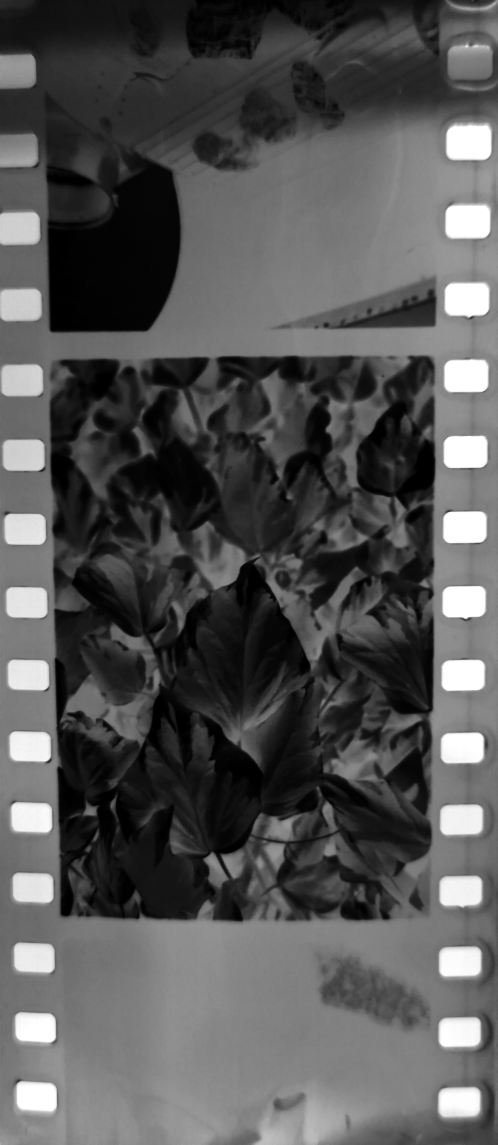
#> input picture FilmSegmentationTests/a.jpg, 1991 x 4578 px (shown at 1/4 size)
$ python -i rect_seg_hough.py   (imports and definitions only)
#> lines starting #> are read from the running program, lines starting #| are printed output that depends on the picture; after the words box and inside, x2 and y2 are one past the last pixel; in counts of white or black regions, pixels touching at a corner belong together
#> further down, picture is the input picture: shape (4578, 1991, 3); min 0, max 255, mean 85
import cv2
import numpy as np
from itertools import combinations

def calculate_line_length_in_image(rho, theta, img_width, img_height):
    """
    Oblicza długość odcinka linii (rho, theta) przecinającego obraz

    Args:
        rho, theta: parametry linii z transformaty Hougha
        img_width, img_height: wymiary obrazu

    Returns:
        length: długość odcinka w pikselach
    """
    # Parametry linii: x*cos(theta) + y*sin(theta) = rho
    cos_t = np.cos(theta)
    sin_t = np.sin(theta)

    # Znajdź przecięcia z krawędziami obrazu
    intersections = []

    # Lewa krawędź (x = 0)
    if abs(sin_t) > 1e-6:
        y = rho / sin_t
        if 0 <= y <= img_height:
            intersections.append((0, y))

    # Prawa krawędź (x = img_width)
    if abs(sin_t) > 1e-6:
        y = (rho - img_width * cos_t) / sin_t
        if 0 <= y <= img_height:
            intersections.append((img_width, y))

    # Górna krawędź (y = 0)
    if abs(cos_t) > 1e-6:
        x = rho / cos_t
        if 0 <= x <= img_width:
            intersections.append((x, 0))

    # Dolna krawędź (y = img_height)
    if abs(cos_t) > 1e-6:
        x = (rho - img_height * sin_t) / cos_t
        if 0 <= x <= img_width:
            intersections.append((x, img_height))

    # Usuń duplikaty (punkty bardzo blisko siebie)
    unique_intersections = []
    for point in intersections:
        is_duplicate = False
        for existing in unique_intersections:
            if abs(point[0] - existing[0]) < 1 and abs(point[1] - existing[1]) < 1:
                is_duplicate = True
                break
        if not is_duplicate:
            unique_intersections.append(point)

    # Jeśli mamy 2 punkty, oblicz odległość
    if len(unique_intersections) >= 2:
        p1 = np.array(unique_intersections[0])
        p2 = np.array(unique_intersections[1])
        length = np.linalg.norm(p2 - p1)
        return length

    return 0


def detect_film_frame_hough(img, show_steps=True):
    """
    Wykrywa prostokąt klatki filmowej używając transformaty Hougha

    Args:
        img: obraz (może być w skali szarości lub kolorowy)
        show_steps: czy pokazywać etapy przetwarzania

    Returns:
        detected_frame: obraz z zaznaczonym prostokątem
        corners: współrzędne narożników prostokąta
    """
#> called with show_steps = True

    original = img.copy()

    base_mask_value = 0
    # Konwersja do skali szarości (jeśli obraz jest kolorowy)
    if len(img.shape) == 3:
        gray = cv2.cvtColor(img, cv2.COLOR_BGR2GRAY)
    else:
        gray = img.copy()


    # Redukcja szumu
    blurred = cv2.GaussianBlur(gray, (5, 5), 0)


    # Wykrywanie krawędzi - ale tylko do pomocy dla Hougha
    edges = cv2.Canny(blurred, 60, 150, apertureSize=3)
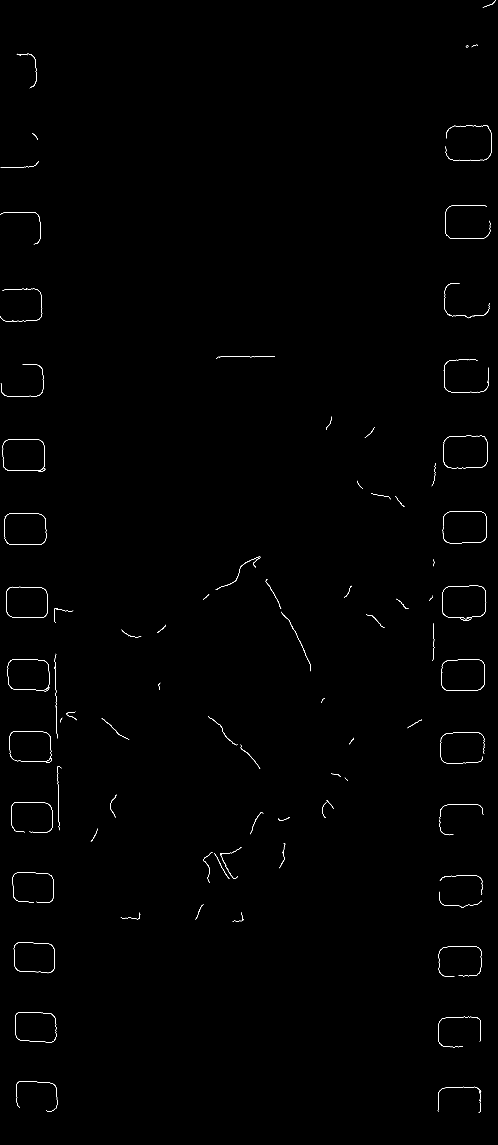
#> edges: shape (4578, 1991) (shown at 1/4 size); 0.22% white in thin lines or dots
    edges[:, :int(blurred.shape[1] * 0.05)] = 0  # Wyłącz krawędzie w lewym pasku
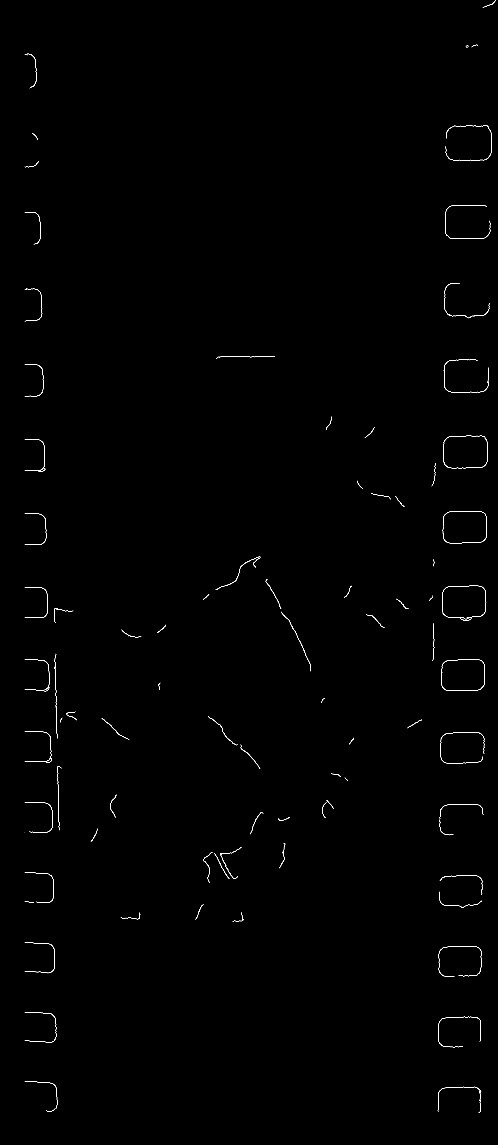
#> edges: shape (4578, 1991) (shown at 1/4 size); 0.19% white in thin lines or dots
    edges[:, int(blurred.shape[1] * 0.95):] = 0  # Wyłącz krawędzie w prawym pasku
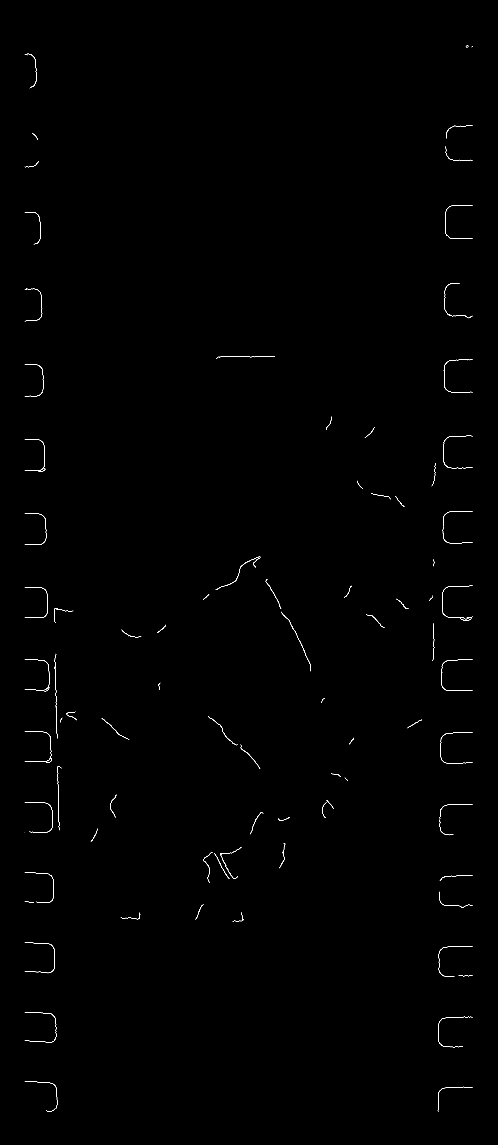
#> edges: shape (4578, 1991) (shown at 1/4 size); 0.16% white in thin lines or dots, all inside (x1, y1, x2, y2) = (99, 182, 1891, 4447)
    edges[:int(blurred.shape[0] * 0.05), :] = 0  # Wyłącz krawędzie w górnym pasku
#> edges: shape (4578, 1991); 0.16% white in thin lines or dots, all inside (x1, y1, x2, y2) = (99, 228, 1891, 4447)
    edges[int(blurred.shape[0] * 0.95):, :] = 0
#> edges: shape (4578, 1991); 0.16% white in thin lines or dots, all inside (x1, y1, x2, y2) = (99, 228, 1891, 4349)


    # Transformata Hougha do wykrywania linii
    # rho: rozdzielczość w pikselach (1 piksel)
    # theta: rozdzielczość kąta (1 stopień = pi/180)
    # threshold: minimalna liczba punktów przecięcia
    lines = cv2.HoughLines(edges, rho=1, theta=np.pi/180, threshold=100)
#> lines = [[-146, 3.12], [-151, 3.12], [-126, 3.11], [-176, 3.12], [194, 2.64], [-139, 3.12], [1408, 1.59]]

    if lines is None:
        print("✗ Nie wykryto żadnych linii")
        return original, None

    # Filtruj linie - szukamy linii poziomych i pionowych
    horizontal_lines = []
    vertical_lines = []
    delta = np.pi / 180 * 3  # Tolerancja 3 stopnie

    img_height, img_width = img.shape[:2]
#> img_height = 4578; img_width = 1991
    min_length_ratio = 0.4  # Minimalna długość linii (60% rozmiaru obrazu)

    for line in lines:
        rho, theta = line[0]

        # Oblicz długość linii w obrazie
        line_length = calculate_line_length_in_image(rho, theta, img_width, img_height)

        # Linie poziome: theta ≈ 0° lub ≈ 180°
        if theta < np.pi/4+delta or theta > 3*np.pi/4+delta:
            # Sprawdź czy linia jest wystarczająco długa (min 60% szerokości)
            if line_length >= min_length_ratio * img_width:
                horizontal_lines.append((rho, theta))
        # Linie pionowe: theta ≈ 90°
        else:
            # Sprawdź czy linia jest wystarczająco długa (min 60% wysokości)
            if line_length >= min_length_ratio * img_height:
                vertical_lines.append((rho, theta))
#> this loop made 7 passes
#> (rho, theta, cos_t in calculate_line_length_in_image, sin_t in calculate_line_length_in_image, y in calculate_line_length_in_image, x in calculate_line_length_in_image, p1 in calculate_line_length_in_image, p2 in calculate_line_length_in_image) on passes 1 to 7: (-146, 3.12, -1, 0.0175, 105698.4, 225.9, [146, 0], [225.9, 4578]), (-151, 3.12, -1, 0.0175, 105411.9, 230.9, [151, 0], [230.9, 4578]), (-126, 3.11, -0.999, 0.0349, 53404.5, 285.9, [126.1, 0], [285.9, 4578]), (-176, 3.12, -1, 0.0175, 103979.4, 255.9, [176, 0], [255.9, 4578]), (194, 2.64, -0.875, 0.485, 3992, 2315.8, [0, 400.2], [1991, 3992]), (-139, 3.12, -1, 0.0175, 106099.5, 218.9, [139, 0], [218.9, 4578]), (1408, 1.59, -0.0175, 1, 1443, 181597.5, [0, 1408.2], [1991, 1443])
#> after the loop, horizontal_lines = [(-146, 3.12), (-151, 3.12), (-126, 3.11), (-176, 3.12), (194, 2.64), (-139, 3.12)]; vertical_lines = [(1408, 1.59)]

    print(f"Znaleziono {len(horizontal_lines)} linii poziomych i {len(vertical_lines)} linii pionowych")
#| Znaleziono 6 linii poziomych i 1 linii pionowych

    # Filtruj podobne linie (grupowanie)
    horizontal_lines = filter_similar_lines(horizontal_lines, rho_threshold=20)
    vertical_lines = filter_similar_lines(vertical_lines, rho_threshold=20)

    print(f"Po filtrowaniu: {len(horizontal_lines)} poziomych i {len(vertical_lines)} pionowych")

    if len(horizontal_lines) < 2 or len(vertical_lines) < 2:
        print("✗ Nie znaleziono wystarczającej liczby linii do utworzenia prostokąta")
        return original, None

    # Znajdź przecięcia linii (narożniki)
    corners = find_rectangle_from_lines(horizontal_lines, vertical_lines, img.shape)

    # Przygotuj obraz do rysowania
    result = original.copy()
    if len(result.shape) == 2:
        result = cv2.cvtColor(result, cv2.COLOR_GRAY2BGR)

    # Rysuj wykryte linie (opcjonalnie)
    if show_steps:
        lines_img = result.copy()

        # Rysuj linie poziome
        for rho, theta in horizontal_lines:
            draw_line(lines_img, rho, theta, (255, 0, 0), 2)

        # Rysuj linie pionowe
        for rho, theta in vertical_lines:
            draw_line(lines_img, rho, theta, (0, 0, 255), 2)

        cv2.imshow('Detected Lines', cv2.resize(lines_img, (800, 600)))

    if corners is not None:
        # Rysuj prostokąt
        corners_int = corners.astype(np.int32)
        cv2.polylines(result, [corners_int], True, (0, 255, 0), 3)

        # Zaznacz narożniki
        for corner in corners_int:
            cv2.circle(result, tuple(corner), 8, (255, 0, 0), -1)

        print("✓ Wykryto klatkę filmową!")
        print(f"Narożniki:\n{corners}")
    else:
        print("✗ Nie znaleziono prostokąta")

    if show_steps:
        cv2.imshow('Edges', cv2.resize(edges, (800, 600)))
        cv2.imshow('Result', cv2.resize(result, (800, 600)))

    return result, corners


def filter_similar_lines(lines, rho_threshold=20, theta_threshold=np.pi/36):
    """
    Filtruje podobne linie (grupowanie) - zostawia tylko unikalne
    """
#> called with rho_threshold = 20, theta_threshold = 0.0873
    if not lines:
        return []

    filtered = []
    lines = sorted(lines, key=lambda x: x[0])  # Sortuj po rho
#> lines = [(-176, 3.12), (-151, 3.12), (-146, 3.12), (-139, 3.12), (-126, 3.11), (194, 2.64)]

    for rho, theta in lines:
        # Sprawdź czy ta linia jest podobna do już dodanych
        is_similar = False
        for f_rho, f_theta in filtered:
            if abs(rho - f_rho) < rho_threshold and abs(theta - f_theta) < theta_threshold:
                is_similar = True
                break

        if not is_similar:
            filtered.append((rho, theta))
#> this loop made 6 passes
#> after the loop, filtered = [(-176, 3.12), (-151, 3.12), (-126, 3.11), (194, 2.64)]

    return filtered


# [175 lines left out: functions line_intersection, find_rectangle_from_lines, order_points, draw_line, extract_and_perspective_correct, not called in this run]

>>> import cv2
>>> picture = cv2.imread('a.jpg')
>>> result = detect_film_frame_hough(picture)
#> in detect_film_frame_hough, `horizontal_lines = filter_similar_lines(horizontal_lines, rho_threshol..`: horizontal_lines has the same summary as filtered in filter_similar_lines
#> the loop in filter_similar_lines (call 2), `for rho, theta in lines:` made 1 pass
#| Po filtrowaniu: 4 poziomych i 1 pionowych
